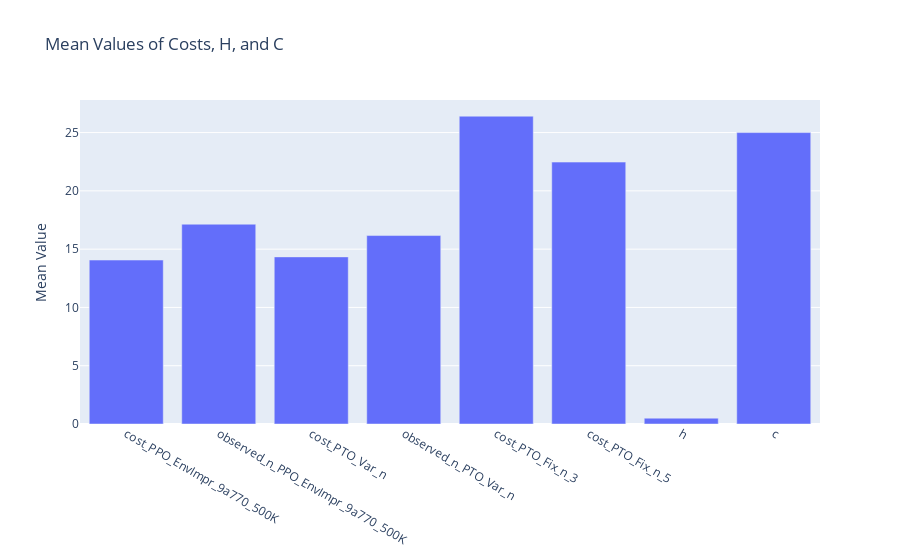
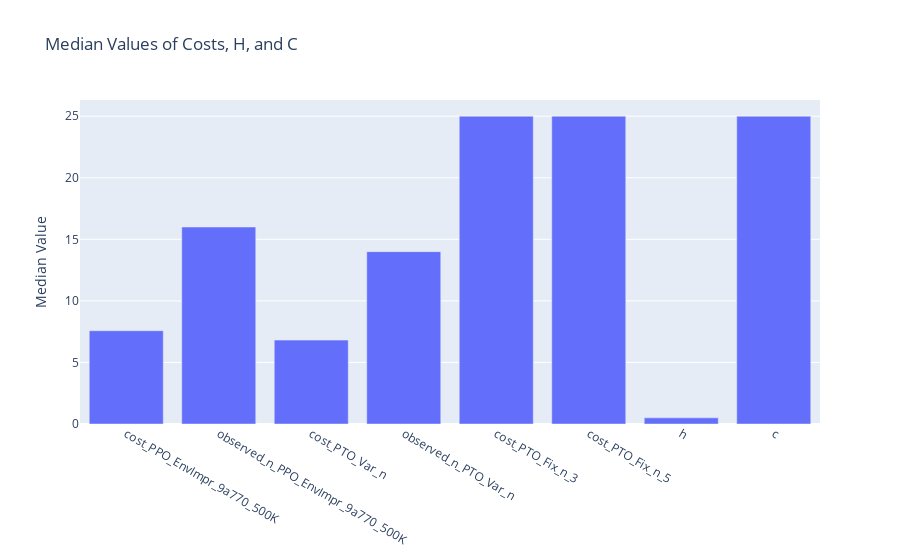

The cell these charts' notebook holds for them, in order:
### Markdown cell above
## Visualize Results

### Code cell
import plotly.graph_objects as go

# columns_to_visualize = [x for x in test_df.columns if 'cost' in x or 'observe' in x]

# Calculate means
means = test_df[columns_to_visualize + ['h', 'c']].mean()

# Plot
fig = go.Figure(data=[go.Bar(x=means.index, y=means.values)])
fig.update_layout(title="Mean Values of Costs, H, and C", yaxis_title="Mean Value")
fig.show()

# Calculate medians
medians = test_df[columns_to_visualize + ['h', 'c']].median()

# Plot
fig = go.Figure(data=[go.Bar(x=medians.index, y=medians.values)])
fig.update_layout(title="Median Values of Costs, H, and C", yaxis_title="Median Value")
fig.show()

# Create a dataframe with two rows: one for means and one for medians
summary_df = pd.DataFrame({'Mean': means, 'Median': medians}).T
summary_df.head()

### Figure 1 — Plotly figure (JSON) as saved in the notebook; plotly's stock layout.template omitted (floating-point values rounded to 4 significant figures)
{"data": [{"type": "bar", "x": ["cost_PPO_EnvImpr_9a770_500K", "observed_n_PPO_EnvImpr_9a770_500K", "cost_PTO_Var_n", "observed_n_PTO_Var_n", "cost_PTO_Fix_n_3", "cost_PTO_Fix_n_5", "h", "c"], "y": [14.06, 17.14, 14.34, 16.17, 26.41, 22.47, 0.5, 25.0]}], "layout": {"title": {"text": "Mean Values of Costs, H, and C"}, "yaxis": {"title": {"text": "Mean Value"}}}}

### Figure 2 — Plotly figure (JSON) as saved in the notebook; plotly's stock layout.template omitted (floating-point values rounded to 4 significant figures)
{"data": [{"type": "bar", "x": ["cost_PPO_EnvImpr_9a770_500K", "observed_n_PPO_EnvImpr_9a770_500K", "cost_PTO_Var_n", "observed_n_PTO_Var_n", "cost_PTO_Fix_n_3", "cost_PTO_Fix_n_5", "h", "c"], "y": [7.577, 16.0, 6.814, 14.0, 25.0, 25.0, 0.5, 25.0]}], "layout": {"title": {"text": "Median Values of Costs, H, and C"}, "yaxis": {"title": {"text": "Median Value"}}}}
